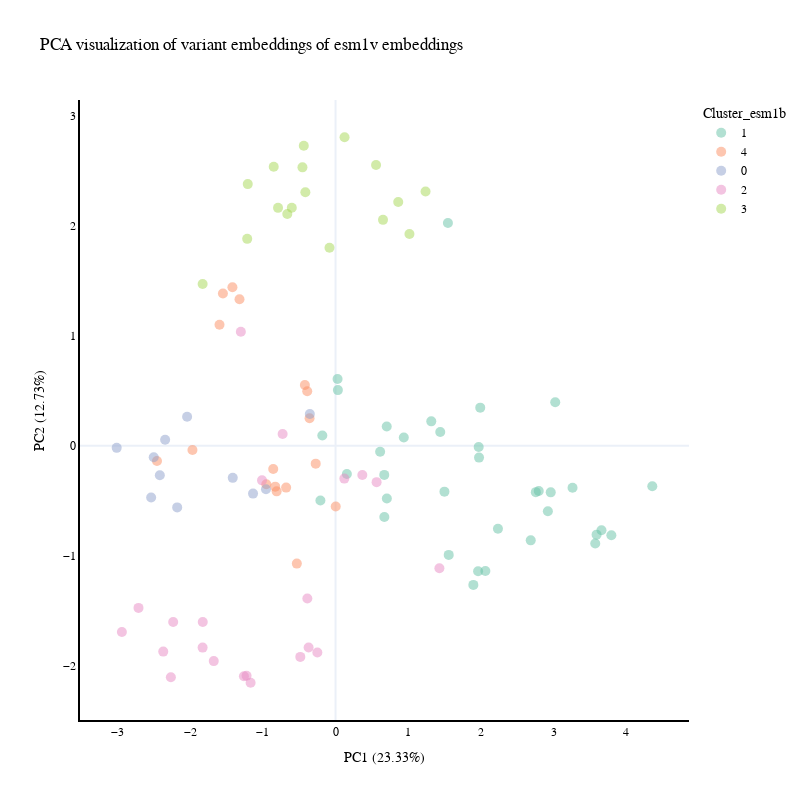

Source (notebook cell):
### Markdown cell above
#### ESM1v coloured by unsupervised clusters in ESM1b

### Code cell
emb_handler.visualise_emb_pca(emb_space_name="esm1v", 
                              colour="cluster_esm1b")

### Figure 1 — Plotly figure (JSON) as saved in the notebook; plotly's stock layout.template omitted (floating-point values rounded to 4 significant figures)
{"data": [{"customdata": [["KCNA1"], ["KCNA2"], ["KCNA3"], ["KCNA4"], ["KCNA5"], ["KCNA6"], ["KCNA7"], ["KCNA10"], ["KCNB1"], ["KCNB2"], ["KCNC1"], ["KCNC2"], ["KCNC3"], ["KCNC4"], ["KCND1"], ["KCND2"], ["KCND3"], ["KCNQ1"], ["KCNQ2"], ["KCNQ4"], ["KCNQ5"], ["KCNH1"], ["KCNH5"], ["KCNH6"], ["KCNH4"], ["KCNN1"], ["KCNN2"], ["KCNN3"], ["KCNK3"], ["KCNK9"], ["HCN1"], ["HCN2"], ["HCN3"], ["TRPC4"], ["TRPV5"]], "hovertemplate": "Cluster=1<br>x=%{x}<br>y=%{y}<br>Sample=%{customdata[0]}<extra></extra>", "legendgroup": "1", "marker": {"color": "rgb(102,194,165)", "opacity": 0.5, "size": 10, "symbol": "circle"}, "mode": "markers", "name": "1", "orientation": "v", "showlegend": true, "type": "scatter", "x": [3.57, 3.656, 3.792, 1.556, 2.919, 2.684, 1.96, 2.06, 1.968, 1.989, 3.258, 2.794, 2.959, 2.753, 0.6133, 1.44, 1.316, 2.233, 3.589, 1.895, 4.355, 0.03238, 0.02765, 0.7039, -0.1817, 0.6698, 0.671, 0.7054, -0.208, 0.1558, 1.973, 3.02, 0.9386, 1.545, 1.497], "xaxis": "x", "y": [-0.8885, -0.7681, -0.8142, -0.9927, -0.595, -0.8604, -1.141, -1.14, -0.01164, 0.347, -0.3822, -0.4108, -0.4236, -0.4218, -0.05442, 0.1248, 0.2222, -0.7556, -0.8085, -1.266, -0.3676, 0.5066, 0.6081, 0.1762, 0.0942, -0.2649, -0.6482, -0.4798, -0.4978, -0.2567, -0.1074, 0.3957, 0.07581, 2.027, -0.4175], "yaxis": "y"}, {"customdata": [["KCNF1"], ["KCNG1"], ["KCNG3"], ["KCNG4"], ["KCNV1"], ["KCNV2"], ["KCNS1"], ["KCNS2"], ["KCNS3"], ["KCNK2"], ["KCNK5"], ["KCNK10"], ["KCNK18"], ["CATSPER1"], ["CATSPER2"], ["CATSPER3"], ["CATSPER4"]], "hovertemplate": "Cluster=4<br>x=%{x}<br>y=%{y}<br>Sample=%{customdata[0]}<extra></extra>", "legendgroup": "4", "marker": {"color": "rgb(252,141,98)", "opacity": 0.5, "size": 10, "symbol": "circle"}, "mode": "markers", "name": "4", "orientation": "v", "showlegend": true, "type": "scatter", "x": [-0.2724, -0.3572, -0.9519, -0.3891, -0.8096, -0.4217, -0.8567, -0.6792, -0.8292, -0.5321, -1.967, 0.00249, -2.455, -1.32, -1.548, -1.595, -1.417], "xaxis": "x", "y": [-0.1626, 0.2499, -0.3501, 0.4963, -0.4148, 0.5536, -0.212, -0.3805, -0.3718, -1.072, -0.03777, -0.5524, -0.1378, 1.333, 1.386, 1.101, 1.443], "yaxis": "y"}, {"customdata": [["KCNG2"], ["KCNN4"], ["KCNK1"], ["KCNK4"], ["KCNK6"], ["KCNK7"], ["KCNK12"], ["KCNK13"], ["KCNK15"], ["KCNK16"], ["KCNK17"]], "hovertemplate": "Cluster=0<br>x=%{x}<br>y=%{y}<br>Sample=%{customdata[0]}<extra></extra>", "legendgroup": "0", "marker": {"color": "rgb(141,160,203)", "opacity": 0.5, "size": 10, "symbol": "circle"}, "mode": "markers", "name": "0", "orientation": "v", "showlegend": true, "type": "scatter", "x": [-0.3533, -1.413, -2.041, -1.134, -2.535, -3.009, -2.177, -2.416, -0.9562, -2.499, -2.343], "xaxis": "x", "y": [0.2889, -0.292, 0.2635, -0.4351, -0.4703, -0.01891, -0.5605, -0.2677, -0.3951, -0.1049, 0.05516], "yaxis": "y"}, {"customdata": [["KCNQ3"], ["KCNJ1"], ["KCNJ2"], ["KCNJ12"], ["KCNJ4"], ["KCNJ14"], ["KCNJ3"], ["KCNJ6"], ["KCNJ9"], ["KCNJ5"], ["KCNJ10"], ["KCNJ15"], ["KCNJ16"], ["KCNJ8"], ["KCNJ11"], ["KCNJ13"], ["CNGA1"], ["CNGA2"], ["CNGA3"], ["CNGA4"], ["CNGB3"], ["TRPC1"]], "hovertemplate": "Cluster=2<br>x=%{x}<br>y=%{y}<br>Sample=%{customdata[0]}<extra></extra>", "legendgroup": "2", "marker": {"color": "rgb(231,138,195)", "opacity": 0.5, "size": 10, "symbol": "circle"}, "mode": "markers", "name": "2", "orientation": "v", "showlegend": true, "type": "scatter", "x": [1.428, -2.369, -1.168, -1.223, -1.26, -1.674, -0.3878, -0.3701, -0.4844, -0.25, -2.232, -2.709, -2.264, -1.828, -1.826, -2.937, 0.5644, 0.1209, 0.3683, -1.011, -0.7277, -1.302], "xaxis": "x", "y": [-1.114, -1.873, -2.156, -2.092, -2.096, -1.959, -1.39, -1.836, -1.921, -1.881, -1.604, -1.475, -2.107, -1.837, -1.603, -1.694, -0.3309, -0.2987, -0.2662, -0.3147, 0.1078, 1.037], "yaxis": "y"}, {"customdata": [["TRPC3"], ["TRPC5"], ["TRPC6"], ["TRPC7"], ["TRPV1"], ["TRPV2"], ["TRPV3"], ["TRPV4"], ["TRPV6"], ["PKD2"], ["PKD2L1"], ["PKD2L2"], ["MCOLN1"], ["MCOLN2"], ["MCOLN3"], ["TPCN1"], ["TPCN2"]], "hovertemplate": "Cluster=3<br>x=%{x}<br>y=%{y}<br>Sample=%{customdata[0]}<extra></extra>", "legendgroup": "3", "marker": {"color": "rgb(166,216,84)", "opacity": 0.5, "size": 10, "symbol": "circle"}, "mode": "markers", "name": "3", "orientation": "v", "showlegend": true, "type": "scatter", "x": [0.6526, 1.016, 1.238, 0.8619, -0.8499, -1.207, -1.827, -0.4547, -0.4364, -0.08312, -0.4147, -1.214, -0.6633, -0.7905, -0.6014, 0.5569, 0.1239], "xaxis": "x", "y": [2.056, 1.927, 2.313, 2.218, 2.539, 2.381, 1.473, 2.533, 2.73, 1.801, 2.306, 1.883, 2.11, 2.165, 2.166, 2.555, 2.807], "yaxis": "y"}], "layout": {"autosize": false, "font": {"color": "black", "family": "Arial", "size": 12}, "height": 800, "legend": {"title": {"text": "Cluster_esm1b"}, "tracegroupgap": 0}, "title": {"text": "PCA visualization of variant embeddings of esm1v embeddings"}, "width": 800, "xaxis": {"anchor": "y", "domain": [0, 1], "linecolor": "black", "linewidth": 2, "showgrid": false, "showline": true, "title": {"text": "PC1 (23.33%)"}}, "yaxis": {"anchor": "x", "domain": [0, 1], "linecolor": "black", "linewidth": 2, "showgrid": false, "showline": true, "title": {"text": "PC2 (12.73%)"}}}}
